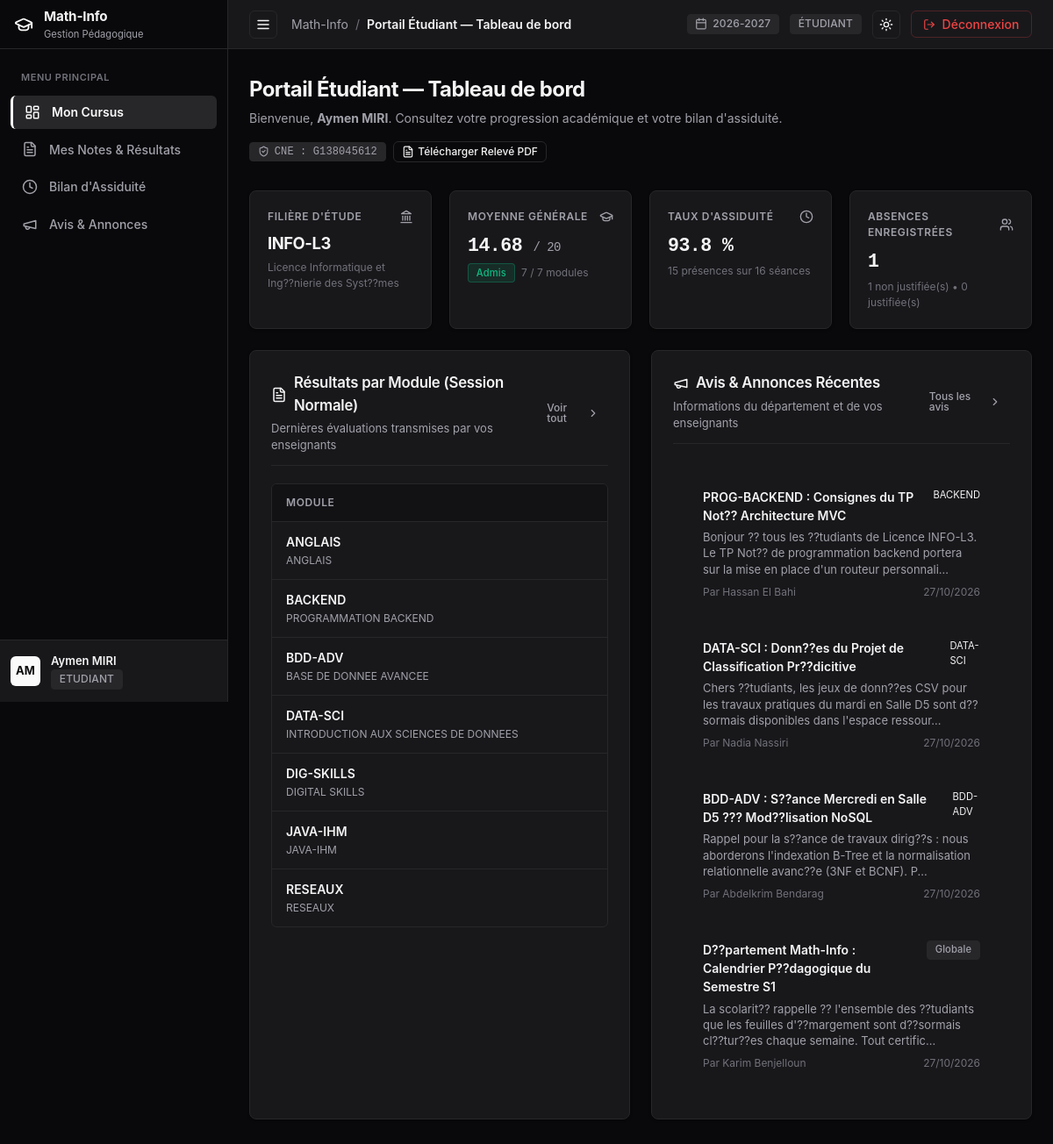
Page /etudiant/dashboard (signed in) on the earlier database version.
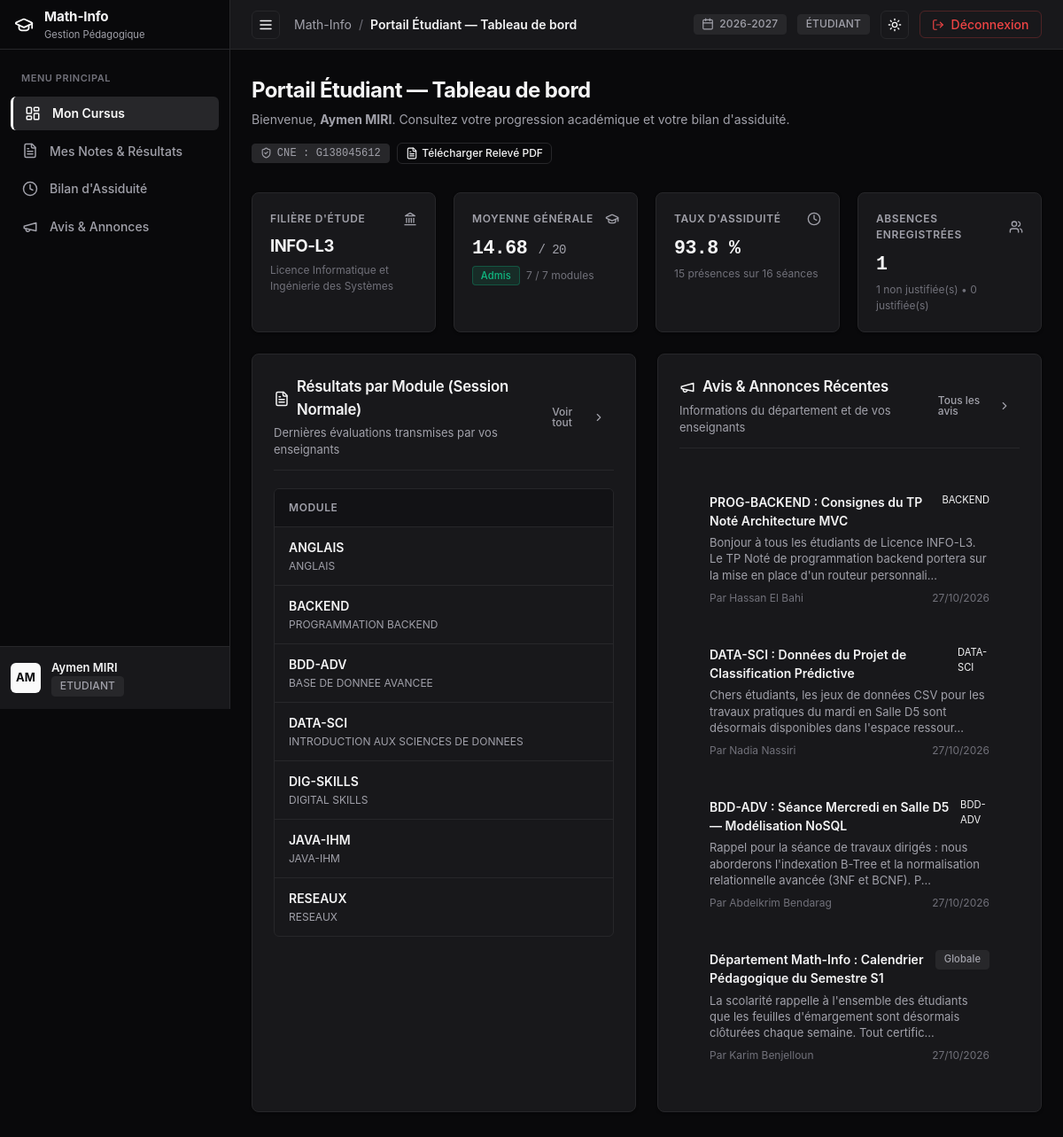
Same page on the later database version.
### tables this page shows
CREATE TABLE `inscriptions` (
  `idInscription` int NOT NULL AUTO_INCREMENT,
  `idEtudiant` int NOT NULL,
  `idFiliere` int NOT NULL,
  `anneeUniversitaire` varchar(20) NOT NULL,
  `dateInscription` date NOT NULL,
  `statut` enum('EN_COURS','VALIDE','AJOURNE') DEFAULT 'EN_COURS',
  PRIMARY KEY (`idInscription`),
  UNIQUE KEY `uq_etudiant_annee` (`idEtudiant`,`anneeUniversitaire`),
  KEY `idFiliere` (`idFiliere`),
  CONSTRAINT `inscriptions_ibfk_1` FOREIGN KEY (`idEtudiant`) REFERENCES `etudiants` (`idUtilisateur`) ON DELETE CASCADE,
  CONSTRAINT `inscriptions_ibfk_2` FOREIGN KEY (`idFiliere`) REFERENCES `filieres` (`idFiliere`) ON DELETE CASCADE
);

CREATE TABLE `filieres` (
  `idFiliere` int NOT NULL AUTO_INCREMENT,
  `code` varchar(20) NOT NULL,
  `intitule` varchar(150) NOT NULL,
  `description` text,
  PRIMARY KEY (`idFiliere`),
  UNIQUE KEY `code` (`code`)
);

CREATE TABLE `annonces` (
  `idAnnonce` int NOT NULL AUTO_INCREMENT,
  `idAuteur` int NOT NULL,
  `titre` varchar(200) NOT NULL,
  `contenu` text NOT NULL,
  `datePublication` timestamp NULL DEFAULT CURRENT_TIMESTAMP,
  `portee` enum('GLOBALE','MODULE') NOT NULL DEFAULT 'GLOBALE',
  `idModule` int DEFAULT NULL,
  PRIMARY KEY (`idAnnonce`),
  KEY `idAuteur` (`idAuteur`),
  KEY `idModule` (`idModule`),
  CONSTRAINT `annonces_ibfk_1` FOREIGN KEY (`idAuteur`) REFERENCES `utilisateurs` (`idUtilisateur`) ON DELETE CASCADE,
  CONSTRAINT `annonces_ibfk_2` FOREIGN KEY (`idModule`) REFERENCES `modules` (`idModule`) ON DELETE CASCADE
);

CREATE TABLE `modules` (
  `idModule` int NOT NULL AUTO_INCREMENT,
  `code` varchar(20) NOT NULL,
  `intitule` varchar(150) NOT NULL,
  `semestre` enum('S1','S2','S3','S4') NOT NULL,
  `coefficient` float NOT NULL DEFAULT '1',
  `idFiliere` int NOT NULL,
  `idEnseignant` int DEFAULT NULL,
  PRIMARY KEY (`idModule`),
  UNIQUE KEY `code` (`code`),
  KEY `idFiliere` (`idFiliere`),
  KEY `idEnseignant` (`idEnseignant`),
  CONSTRAINT `modules_ibfk_1` FOREIGN KEY (`idFiliere`) REFERENCES `filieres` (`idFiliere`) ON DELETE CASCADE,
  CONSTRAINT `modules_ibfk_2` FOREIGN KEY (`idEnseignant`) REFERENCES `enseignants` (`idUtilisateur`) ON DELETE SET NULL
);

CREATE TABLE `utilisateurs` (
  `idUtilisateur` int NOT NULL AUTO_INCREMENT,
  `nom` varchar(100) NOT NULL,
  `prenom` varchar(100) NOT NULL,
  `email` varchar(150) NOT NULL,
  `motDePasse` varchar(255) NOT NULL,
  `role` enum('ADMIN','ENSEIGNANT','ETUDIANT') NOT NULL,
  `dateCreation` timestamp NULL DEFAULT CURRENT_TIMESTAMP,
  PRIMARY KEY (`idUtilisateur`),
  UNIQUE KEY `email` (`email`)
);

### src/Controllers/Controller.php (called while the page is built, shortened)
<?php
abstract class Controller {
    protected function render(string $view, array $data = [], ?string $layout = 'main'): void {
        $viewFile = __DIR__ . '/../Views/' . str_replace('.', '/', $view) . '.php';
        extract($data);
        require $viewFile;
    }
}

### src/Controllers/EtudiantController.php (called while the page is built, shortened)
<?php
class EtudiantController extends Controller {
    public function dashboard(): void {
        $user = Auth::user();
        $db = Model::getDb();
        $stmtIns = $db->prepare("
            SELECT i.*, f.code AS filiere_code, f.intitule AS filiere_intitule, f.description AS filiere_description
            FROM inscriptions i
            JOIN filieres f ON i.idFiliere = f.idFiliere
            WHERE i.idEtudiant = :id
            ORDER BY i.anneeUniversitaire DESC
            LIMIT 1
        ");
        $stmtIns->execute(['id' => $user->getId()]);
        $inscription = $stmtIns->fetch() ?: null;
        $gpa = Note::getStudentGPA($user->getId());
        $attendance = Absence::getStudentOverallAttendance($user->getId());
        $notes = Note::getStudentNotesWithDetails($user->getId());
        $filiereId = $inscription ? (int)$inscription['idFiliere'] : 0;
        $stmtAnn = $db->prepare("
            SELECT a.*, u.nom AS auteur_nom, u.prenom AS auteur_prenom, m.code AS module_code
            FROM annonces a
            JOIN utilisateurs u ON a.idAuteur = u.idUtilisateur
            LEFT JOIN modules m ON a.idModule = m.idModule
            WHERE a.portee = 'GLOBALE'
               OR (a.portee = 'MODULE' AND m.idFiliere = :idFiliere)
            ORDER BY a.datePublication DESC
            LIMIT 4
        ");
        $stmtAnn->execute(['idFiliere' => $filiereId]);
        $annonces = $stmtAnn->fetchAll();
        $this->render('etudiant.dashboard', [
            'title'       => 'Portail Étudiant — Tableau de bord',
            'user'        => $user,
            'inscription' => $inscription,
            'gpa'         => $gpa,
            'attendance'  => $attendance,
            'notes'       => $notes,
            'annonces'    => $annonces,
            'activeNav'   => 'dashboard',
        ]);
    }
}

### public/index.php (called while the page is built, shortened)
<?php
$router = new Router();
$router->get('/', function () {
    if (Auth::check()) {
        Auth::redirectToDashboard();
    } else {
        header('Location: /login');
        exit;
    }
});
$router->get('/login', [AuthController::class, 'showLogin']);
$router->post('/login', [AuthController::class, 'login']);
$router->get('/logout', [AuthController::class, 'logout']);
$router->post('/logout', [AuthController::class, 'logout']);
$router->get('/admin/dashboard', [AdminController::class, 'dashboard']);
$router->get('/admin/filieres', [AdminController::class, 'filieres']);
$router->post('/admin/filieres/create', [AdminController::class, 'createFiliere']);
$router->post('/admin/filieres/edit', [AdminController::class, 'editFiliere']);
$router->post('/admin/filieres/delete', [AdminController::class, 'deleteFiliere']);
$router->get('/admin/modules', [AdminController::class, 'modules']);
$router->post('/admin/modules/create', [AdminController::class, 'createModule']);
$router->post('/admin/modules/edit', [AdminController::class, 'editModule']);
$router->post('/admin/modules/assign-teacher', [AdminController::class, 'assignTeacher']);
$router->post('/admin/modules/delete', [AdminController::class, 'deleteModule']);
$router->get('/admin/utilisateurs', [AdminController::class, 'utilisateurs']);
$router->post('/admin/utilisateurs/create', [AdminController::class, 'createUser']);
$router->post('/admin/utilisateurs/edit', [AdminController::class, 'editUser']);
$router->post('/admin/utilisateurs/delete', [AdminController::class, 'deleteUser']);
$router->get('/admin/inscriptions', [AdminController::class, 'inscriptions']);
$router->post('/admin/inscriptions/create', [AdminController::class, 'createInscription']);
$router->post('/admin/inscriptions/edit', [AdminController::class, 'editInscription']);
$router->post('/admin/inscriptions/status', [AdminController::class, 'updateInscriptionStatus']);
$router->post('/admin/inscriptions/delete', [AdminController::class, 'deleteInscription']);
$router->get('/admin/annonces', [AdminController::class, 'annonces']);
$router->post('/admin/annonces/create', [AdminController::class, 'createAnnonce']);
$router->post('/admin/annonces/edit', [AdminController::class, 'editAnnonce']);
$router->post('/admin/annonces/delete', [AdminController::class, 'deleteAnnonce']);
$router->get('/admin/audit', [AdminController::class, 'audit']);
$router->get('/enseignant/dashboard', [EnseignantController::class, 'dashboard']);
$router->get('/enseignant/modules', [EnseignantController::class, 'modules']);
$router->get('/enseignant/notes', [EnseignantController::class, 'notesIndex']);
$router->get('/enseignant/seances', [EnseignantController::class, 'seancesIndex']);
$router->get('/enseignant/modules/{id}/etudiants', [EnseignantController::class, 'etudiants']);
$router->get('/enseignant/modules/{id}/notes', [EnseignantController::class, 'notes']);
$router->post('/enseignant/modules/{id}/notes/save', [EnseignantController::class, 'saveNotes']);
$router->get('/enseignant/modules/{id}/seances', [EnseignantController::class, 'seances']);
$router->post('/enseignant/modules/{id}/seances/create', [EnseignantController::class, 'createSeance']);
$router->get('/enseignant/seances/{id}/absences', [EnseignantController::class, 'absences']);
$router->post('/enseignant/seances/{id}/absences/save', [EnseignantController::class, 'saveAbsences']);
$router->get('/enseignant/annonces', [EnseignantController::class, 'annonces']);
$router->post('/enseignant/annonces/create', [EnseignantController::class, 'createAnnonce']);
$router->post('/enseignant/annonces/edit', [EnseignantController::class, 'editAnnonce']);
$router->post('/enseignant/annonces/delete', [EnseignantController::class, 'deleteAnnonce']);
$router->get('/enseignant/modules/{id}/pdf', [EnseignantController::class, 'downloadModulePdf']);
$router->get('/etudiant/dashboard', [EtudiantController::class, 'dashboard']);
$router->get('/etudiant/notes', [EtudiantController::class, 'notes']);
$router->get('/etudiant/absences', [EtudiantController::class, 'absences']);
$router->get('/etudiant/annonces', [EtudiantController::class, 'annonces']);
$router->get('/etudiant/releve/pdf', [EtudiantController::class, 'downloadRelevePdf']);
$router->dispatch();

### src/Views/etudiant/dashboard.php (the view, shortened to what the changed rows need)
<div class="content-container">
  <div style="margin-bottom: 2rem;">
    <div style="display: flex; justify-content: space-between; align-items: flex-start; flex-wrap: wrap; gap: 1rem;">
      <div>
        <h1 style="font-size: 1.5rem; font-weight: 700; letter-spacing: -0.025em; color: var(--text-main); margin-bottom: 0.25rem;">
          Portail Étudiant — Tableau de bord
        </h1>
      </div>
    </div>
  </div>
  <div class="grid grid-cols-4" style="margin-bottom: 1.5rem;">
    <div class="card stat-card">
      <div class="stat-header">
        <span class="stat-label">Filière d'Étude</span>
        <span class="stat-icon"><?= Icon::get('landmark', 16) ?></span>
      </div>
      <div class="stat-value" style="font-size: 1.15rem; font-weight: 700;">
        <?= htmlspecialchars($inscription['filiere_code'] ?? 'Non assignée') ?>
      </div>
      <div class="stat-meta">
        <?= htmlspecialchars($inscription['filiere_intitule'] ?? 'Année 2026-2027') ?>
      </div>
    </div>
  </div>
  <div class="grid grid-cols-2" style="gap: 1.5rem; margin-bottom: 1.5rem;">
    <div class="card">
      <?php if (empty($notes)): ?>
        <div style="padding: 2.5rem; text-align: center; color: var(--text-muted); font-size: 0.875rem;">
          <div style="margin-bottom: 0.5rem; color: var(--text-subtle);"><?= Icon::get('book-open', 32) ?></div>
          Aucun module n'est rattaché pour l'instant à votre cursus.
        </div>
      <?php else: ?>
        <div class="table-wrapper">
          <table class="data-table">
            <thead>
              <tr>
                <th style="min-width: 150px;">Module</th>
              </tr>
            </thead>
          </table>
        </div>
      <?php endif; ?>
    </div>
    <div class="card">
      <div style="padding: 1rem 1.25rem;">
        <?php if (empty($annonces)): ?>
          <div style="padding: 2rem; text-align: center; color: var(--text-muted); font-size: 0.875rem;">
            <div style="margin-bottom: 0.5rem; color: var(--text-subtle);"><?= Icon::get('megaphone', 28) ?></div>
            Aucune annonce récente pour le moment.
          </div>
        <?php else: ?>
          <div style="display: flex; flex-direction: column; gap: 1rem;">
            <?php foreach ($annonces as $a): ?>
              <div style="border: 1px solid var(--border-color); border-radius: var(--radius-sm); padding: 0.875rem; background-color: var(--bg-hover);">
                <div style="display: flex; justify-content: space-between; align-items: flex-start; gap: 0.5rem; margin-bottom: 0.35rem;">
                  <span style="font-weight: 600; font-size: 0.875rem; color: var(--text-main);">
                    <?= htmlspecialchars($a['titre']) ?>
                  </span>
                  <?php if (!empty($a['module_code'])): ?>
                    <span class="badge-code" style="font-size: 0.7rem;"><?= htmlspecialchars($a['module_code']) ?></span>
                  <?php else: ?>
                    <span class="badge badge-neutral" style="font-size: 0.7rem;">Globale</span>
                  <?php endif; ?>
                </div>
                <p style="font-size: 0.8125rem; color: var(--text-muted); margin-bottom: 0.5rem; line-height: 1.4;">
                  <?= nl2br(htmlspecialchars(substr($a['contenu'], 0, 140))) ?><?= strlen($a['contenu']) > 140 ? '...' : '' ?>
                </p>
                <div style="display: flex; justify-content: space-between; font-size: 0.75rem; color: var(--text-subtle);">
                  <span>Par <?= htmlspecialchars($a['auteur_prenom'] . ' ' . $a['auteur_nom']) ?></span>
                  <span><?= date('d/m/Y', strtotime($a['datePublication'])) ?></span>
                </div>
              </div>
            <?php endforeach; ?>
          </div>
        <?php endif; ?>
      </div>
    </div>
  </div>
</div>

Differences in the rows shown:
changed through a linked row, inscriptions "INFO-L3": idFiliere.intitule "Licence Informatique et Ing??nierie des Syst??mes" → "Licence Informatique et Ingénierie des Systèmes"
changed annonces "Hassan El Bahi": titre "PROG-BACKEND : Consignes du TP Not?? Architecture MVC" → "PROG-BACKEND : Consignes du TP Noté Architecture MVC"; contenu "Bonjour ?? tous les ??tudiants de Licence INFO-L3. Le TP Not?? de programmation backend portera sur la mise en place d'un routeur personnali" → "Bonjour à tous les étudiants de Licence INFO-L3. Le TP Noté de programmation backend portera sur la mise en place d'un routeur personnali"
changed annonces "Nadia Nassiri": titre "DATA-SCI : Donn??es du Projet de Classification Pr??dicitive" → "DATA-SCI : Données du Projet de Classification Prédictive"; contenu "Chers ??tudiants, les jeux de donn??es CSV pour les travaux pratiques du mardi en Salle D5 sont d??sormais disponibles dans l'espace ressour" → "Chers étudiants, les jeux de données CSV pour les travaux pratiques du mardi en Salle D5 sont désormais disponibles dans l'espace ressour"
changed annonces "Abdelkrim Bendarag": titre "BDD-ADV : S??ance Mercredi en Salle D5 ??? Mod??lisation NoSQL" → "BDD-ADV : Séance Mercredi en Salle D5 — Modélisation NoSQL"; contenu "Rappel pour la s??ance de travaux dirig??s : nous aborderons l'indexation B-Tree et la normalisation relationnelle avanc??e (3NF et BCNF). P" → "Rappel pour la séance de travaux dirigés : nous aborderons l'indexation B-Tree et la normalisation relationnelle avancée (3NF et BCNF). P"
changed annonces "Karim Benjelloun": titre "D??partement Math-Info : Calendrier P??dagogique du Semestre S1" → "Département Math-Info : Calendrier Pédagogique du Semestre S1"; contenu "La scolarit?? rappelle ?? l'ensemble des ??tudiants que les feuilles d'??margement sont d??sormais cl??tur??es chaque semaine. Tout certific" → "La scolarité rappelle à l'ensemble des étudiants que les feuilles d'émargement sont désormais clôturées chaque semaine. Tout certific"
